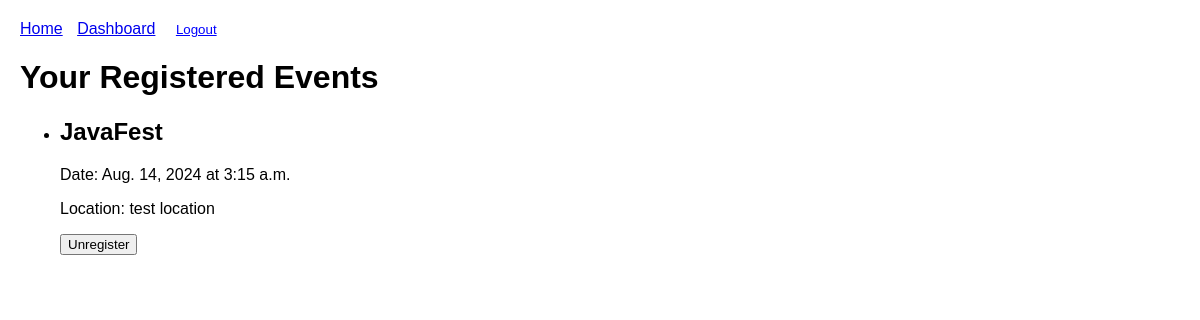
The app's page /dashboard/ (signed in) with its own data.
### events/models.py (models this page shows, shortened)
class Registration(models.Model):
    user = models.ForeignKey(User, on_delete=models.CASCADE)
    event = models.ForeignKey(Event, on_delete=models.CASCADE)
    registration_date = models.DateTimeField(auto_now_add=True)
    class Meta:
        unique_together = ('user', 'event')

class Event(models.Model):
    title = models.CharField(max_length=100)
    description = models.TextField(max_length=4048)
    date = models.DateField()
    time = models.TimeField()
    location = models.CharField(max_length=200)
    available_slots = models.PositiveIntegerField()

### events/views.py (the view)
# urls.py: path('dashboard/', views.user_dashboard, name='user_dashboard'),
@login_required
def user_dashboard(request):
    registrations = Registration.objects.filter(user=request.user).select_related('event')
    return render(request, 'events/user_dashboard.html', {'registrations': registrations})

### events/templates/events/user_dashboard.html (shortened to what this page needs)
{% extends 'events/base.html' %}
{% block content %}
    <h1>Your Registered Events</h1>
    <ul>
    {% for registration in registrations %}
        <li>
            <h2>{{ registration.event.title }}</h2>
            <p>Date: {{ registration.event.date }} at {{ registration.event.time }}</p>
            <p>Location: {{ registration.event.location }}</p>
            <form action="{% url 'unregister_from_event' registration.event.id %}" method="post">
                <button type="submit">Unregister</button>
            </form>
        </li>
    {% empty %}
        <li>You haven't registered for any events yet.</li>
    {% endfor %}
    </ul>
{% endblock %}

### events/templates/events/base.html (style rules this page uses)
body { font-family: Arial, sans-serif; margin: 0; padding: 20px; }

### records on screen
Registration: event "JavaFest", event "Aug. 14, 2024", event.time "3:15 a.m.", event.location "test location"
